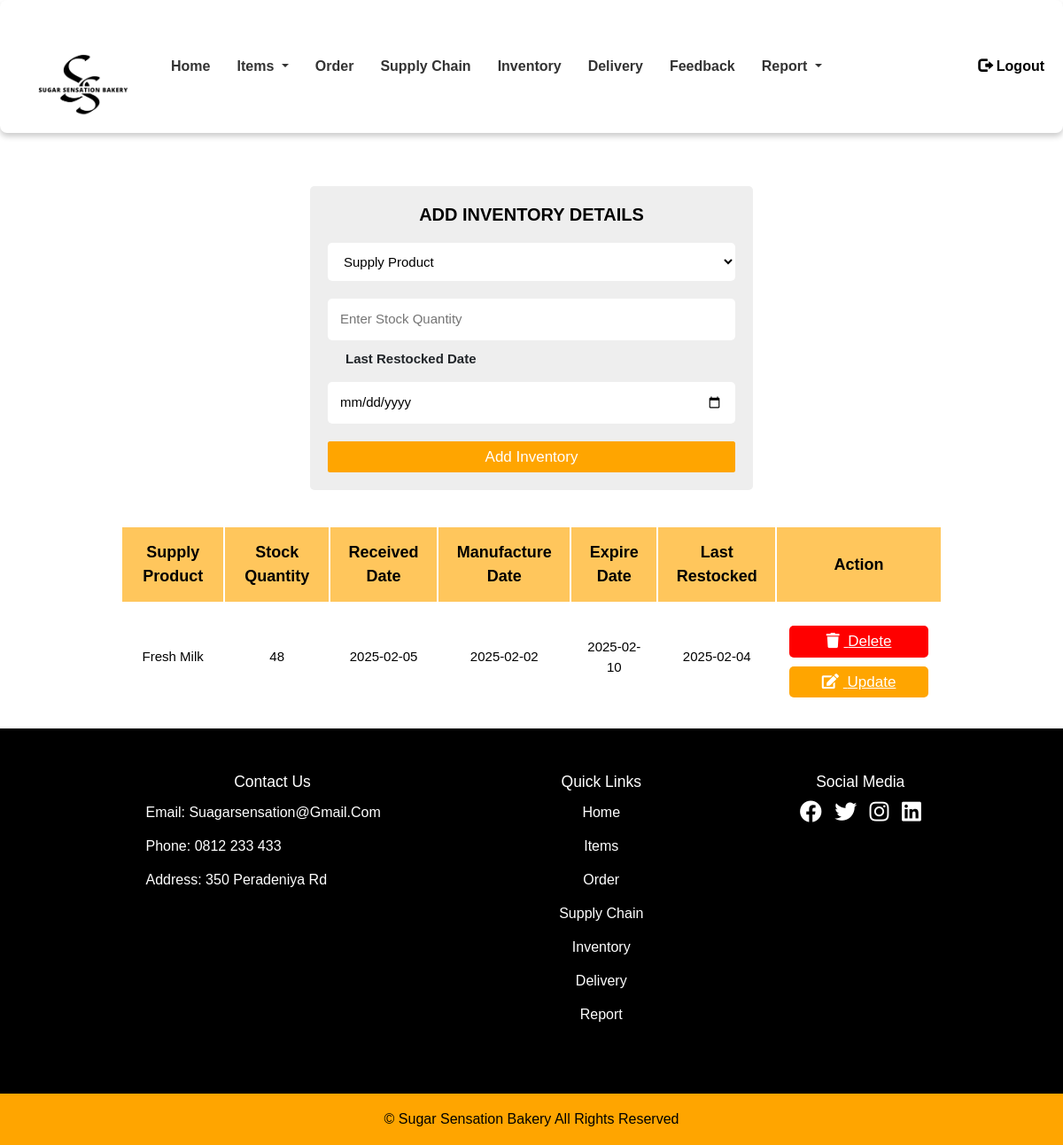
The page /inventory.php on the database its author committed.
### tables this page shows
CREATE TABLE `inventory` (
  `id` int(11) NOT NULL,
  `supplier_name` varchar(255) NOT NULL,
  `supply_product` varchar(255) NOT NULL,
  `received_date` date NOT NULL,
  `manufacture_date` date NOT NULL,
  `expire_date` date NOT NULL,
  `stock_qty` int(11) NOT NULL,
  `last_restocked_date` date NOT NULL
);

### inventory.php (the view, shortened to what this page needs)
<?php
include "includes/databaseconnect.php";
?>
<!DOCTYPE html>
<html lang="en">
<head>
    <?php include "includes/header_links.php"; ?>
    <link href="css/homead.css" rel="stylesheet" />
    <link href="css/inventory.css" rel="stylesheet" />
</head>
<body>
    <?php include 'includes/adminnavbar.php'; ?>
    <section>
        <form action="" method="post" class="add-inventory-form">
            <h3>Add Inventory Details</h3>
            <select name="supply_product" class="box" required>
                <option value="" disabled selected>Supply Product</option>
            </select>
            <input type="number" name="stock_qty" placeholder="Enter Stock Quantity" class="box" required>
            <label>Last Restocked Date</label>
            <input type="date" name="last_restocked_date" class="box" required>
            <input type="submit" value="Add Inventory" name="add_inventory" class="btn">
        </form>
    </section>
    <section class="displaytable">
    <table>
        <thead>
            <tr>
                <th>Supply Product</th>
                <th>Stock Quantity</th>
                <th>Received Date</th>
                <th>Manufacture Date</th>
                <th>Expire Date</th>
                <th>Last Restocked</th>
                <th>Action</th>
            </tr>
        </thead>
        <tbody>
        <?php
        $select_inventories = mysqli_query($conn, "SELECT * FROM `inventory`") or die('Query failed');
        if (mysqli_num_rows($select_inventories) > 0) {
            while ($row = mysqli_fetch_assoc($select_inventories)) {
        ?>
        <tr>
            <td><?php echo $row['supply_product']; ?></td>
            <td><?php echo $row['stock_qty']; ?></td>
            <td><?php echo $row['received_date']; ?></td>
            <td><?php echo $row['manufacture_date']; ?></td>
            <td><?php echo $row['expire_date']; ?></td>
            <td><?php echo isset($row['last_restocked_date']) ? $row['last_restocked_date'] : 'Not available'; ?></td>
            <td>
                <a href="inventory.php?delete=<?php echo $row['id']; ?>" class="delete-btn" onclick="return confirm('Are you sure you want to delete this?');">
                    <i class="fas fa-trash"></i> Delete
                </a>
                <a href="inventory.php?edit=<?php echo $row['id']; ?>" class="option-btn">
                    <i class="fas fa-edit"></i> Update
                </a>
            </td>
        </tr>
        <?php
            }
        } else {
            echo "<tr><td colspan='7' class='empty'>No inventory available</td></tr>";
        }
        ?>
        </tbody>
    </table>
</section>
    <?php include "includes/adminfooter.php"; ?>
</body>
</html>

### css/main.css (style rules this page uses)
* { margin:0; padding:0; font-family:Arial, Helvetica, sans-serif; box-sizing:border-box; }
.btn { font-size: 12px; font-weight:bolder; border:0.2px solid black; }
h3 { font-size:28px; margin-bottom:15px; text-align:center; }

### css/homead.css (style rules this page uses)
* { margin:0; padding:0; font-family:Arial, Helvetica, sans-serif; box-sizing:border-box; }
html, body { margin: 0; padding: 0; height: 100%; }
h3 { font-size:28px; margin-bottom:15px; text-align:center; }

### css/inventory.css (style rules this page uses)
* { font-family: 'Poppins', sans-serif; margin: 0; padding: 0; box-sizing: border-box; outline: none; border: none; text-decoration: none; text-transform: capitalize; }
section { padding:2rem; }
.option-btn, .delete-btn,.btn { display: inline-block !important; width: 100% !important; text-align: center !important; background-color: orange !important; color:white !important; font-size: 1.7rem !important; padding:0.5rem 3rem !important; border-radius: .5rem; cursor: pointer !important; margin-top: 1rem !important; border:none !important; }
.option-btn i, .delete-btn i { padding-right: .5rem !important; }
.option-btn { background-color:orange !important; }
.delete-btn { margin-top: 0; background-color: red !important; }
.add-inventory-form { max-width: 50rem; background-color: #eee; border-radius: 0.5rem; padding:2rem; margin:0 auto; margin-top:2rem; }
.add-inventory-form h3 { font-size:2rem; margin-bottom: 1rem; color:black; text-transform: uppercase; text-align: center; font-weight: 600; }
.add-inventory-form .box { text-transform: none; padding:1.2rem 1.4rem; font-size: 1.5rem; color:black; border-radius: .5rem; background-color: white; margin:1rem 0; width: 100%; }
label { font-size: 1.5rem; font-weight: 700; padding-left: 2rem; display: flex; }
.displaytable table { width: 80%; margin:0 auto; text-align: center; }
.displaytable table thead th { padding:1.5rem; font-size: 1.8rem; background-color:rgba(255, 166, 0, 0.638); color:black; border:2px solid white; }
.displaytable table td { padding:1.5rem; font-size: 1.5rem; color:black; }
.displaytable table td:first-child { padding:0; }

### rows shown on the page
inventory: supply_product "Fresh Milk", stock_qty "48", received_date "2025-02-05", manufacture_date "2025-02-02", expire_date "2025-02-10", last_restocked_date "2025-02-04"
